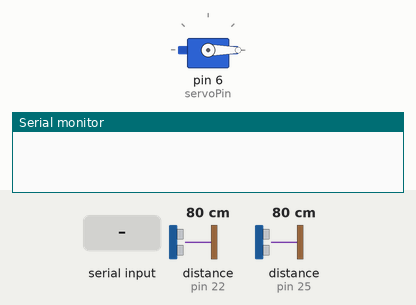
Simulated run of this sketch. Board: Arduino Uno, built with avr-gcc and run on an emulated ATmega328P. Parts: servo, the last lines printed to the serial monitor. Inputs (shaded band) come from the test bench; at power-on: distance to the obstacle (sensors on pin 22, pin 25) 80 cm.

Above: at 0.01 s.
At 1.35 s:
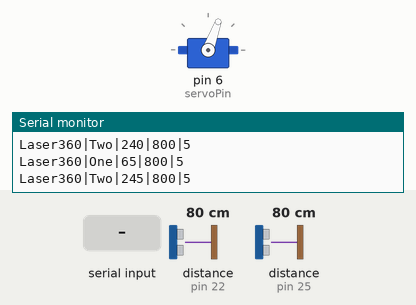
1.4 s: "fast;" received over Serial
At 1.54 s:
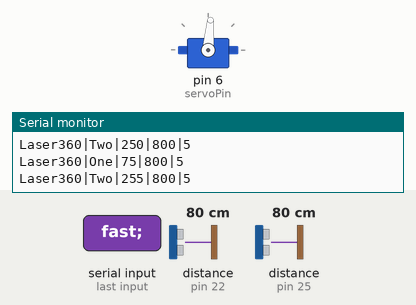
Timing chart, 0 to 13.4 s (numbered marks = the images above; inputs shaded):
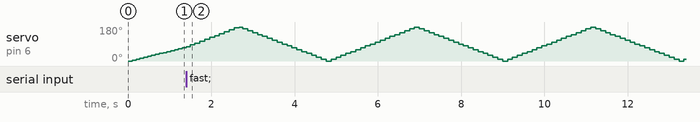

The sketch:

laser-radar-360.ino
```cpp
#include "Arduino.h"
#include "Servo.h"
#include "Wire.h"
#include "VL53L0X.h"

// Laser
VL53L0X Sensor1;
VL53L0X Sensor2;

const uint8_t Sensor1_xshut = 5;
const uint8_t Sensor2_xshut = 4;

const uint8_t Sensor1_address = 25;
const uint8_t Sensor2_address = 22;

const uint16_t minDistance = 30;
const uint16_t maxDistance = 1200;


// Servo
Servo ServoMotor;
const uint8_t servoPin = 6;
uint8_t servoRotationAngle = 5;
const uint8_t servoRotationAngleFast = 10;
const uint8_t servoRotationAngleMedium = 5;
const uint8_t servoRotationAngleDetailed = 1;

const uint8_t seroRotationDurationPerAngle = 5;

enum direction {
    left,
    center,
    right
};

uint8_t servoPos = 0;
direction servoMovement = right;

// ------------------------------
//            SETUP
// ------------------------------

void setup()
{
    pinMode(Sensor1_xshut, OUTPUT);
    pinMode(Sensor2_xshut, OUTPUT);
    digitalWrite(Sensor1_xshut, LOW);
    digitalWrite(Sensor2_xshut, LOW);

    Wire.begin();
    Serial.begin(115200);

    int continuousVal = 0;
    pinMode(Sensor1_xshut, INPUT);
    Sensor1.init();
    Sensor1.setAddress(Sensor1_address);
    Sensor1.setTimeout(500);
    Sensor1.startContinuous(continuousVal);

    pinMode(Sensor2_xshut, INPUT);
    Sensor2.init();
    Sensor2.setAddress(Sensor2_address);
    Sensor2.setTimeout(500);
    Sensor2.startContinuous(continuousVal);

    // attach servo pin and set to initial direction
    ServoMotor.attach(servoPin, 400, 2600); // 400, 2600 to fix rotation issues
    ServoMotor.write(servoPos);
    servoRotationAngle = servoRotationAngleMedium;

    delay(100);
}


long GetRange(int id)
{
    if(id == 1 || id == 2)
    {
        int dist = 0;

        if(id == 1)
        {
            dist = Sensor1.readRangeContinuousMillimeters();
        }

        if(id == 2)
        {
            dist = Sensor2.readRangeContinuousMillimeters();
        }

        if(dist < minDistance) { dist = maxDistance; }
        if(dist > maxDistance) { dist = maxDistance; }

        return dist;
    }

    return 0;
}


uint8_t GetNextServoAngle()
{
    if(servoPos <= 0)
    {
        servoMovement = right;
        servoPos = 0;
    }

    if(servoPos >= 180)
    {
        servoMovement = left;
        servoPos = 180;
    }

    if(servoMovement == right)
    {
        servoPos += servoRotationAngle;
    }
    else
    {
        servoPos -= servoRotationAngle;
    }

    if(servoPos <= 0) { servoPos = 0; }
    if(servoPos >= 180) { servoPos = 180; }

    return servoPos;
}


void ReadDataAndSetSpeed()
{
    String data;
    if (Serial.available() > 0) {
        data = Serial.readStringUntil(';');

        if(data == "fast")
        {
            servoRotationAngle = servoRotationAngleFast;
            return;
        }

        if(data == "medium")
        {
            servoRotationAngle = servoRotationAngleMedium;
            return;
        }

        if(data == "detail")
        {
            servoRotationAngle = servoRotationAngleDetailed;
            return;
        }
    }
}

void SendData(String sensorName, int pos, int distance)
{
    //if(pos == 360) { pos = 0; }
    Serial.print("Laser360");
    Serial.print("|");
    Serial.print(sensorName);
    Serial.print("|");
    Serial.print(pos);
    Serial.print("|");
    Serial.print(distance);
    Serial.print("|");
    Serial.println(servoRotationAngle);
}


void loop()
{
    ReadDataAndSetSpeed();

    uint8_t actualServoPos = ServoMotor.read();
    if(servoPos == actualServoPos)
    {
        uint8_t nextAngle = GetNextServoAngle();
        ServoMotor.write(nextAngle);
        delay(seroRotationDurationPerAngle * (abs(nextAngle - actualServoPos)));
    }

    long laserOne = GetRange(1);
    long laserTwo = GetRange(2);

    SendData("One", (servoPos), laserOne);
    SendData("Two", (servoPos+180%360), laserTwo);
}
```
